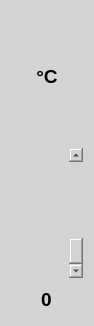
<?xml version="1.0" encoding="UTF-8"?>
<ui version="4.0">
 <class>Form</class>
 <widget class="QWidget" name="Form">
  <property name="geometry">
   <rect>
    <x>0</x>
    <y>0</y>
    <width>94</width>
    <height>326</height>
   </rect>
  </property>
  <property name="windowTitle">
   <string>Form</string>
  </property>
  <property name="styleSheet">
   <string notr="true">background:lightgray</string>
  </property>
  <layout class="QGridLayout" name="gridLayout" rowminimumheight="0,10,0,0">
   <item row="1" column="0">
    <widget class="QFrame" name="frame">
     <property name="frameShape">
      <enum>QFrame::NoFrame</enum>
     </property>
     <property name="frameShadow">
      <enum>QFrame::Raised</enum>
     </property>
     <layout class="QHBoxLayout" name="horizontalLayout_2">
      <property name="spacing">
       <number>3</number>
      </property>
      <property name="leftMargin">
       <number>3</number>
      </property>
      <property name="topMargin">
       <number>3</number>
      </property>
      <property name="rightMargin">
       <number>3</number>
      </property>
      <property name="bottomMargin">
       <number>3</number>
      </property>
      <item>
       <layout class="QVBoxLayout" name="verticalLayout">
        <property name="spacing">
         <number>2</number>
        </property>
        <item>
         <widget class="WLED" name="led10">
          <property name="state">
           <bool>false</bool>
          </property>
         </widget>
        </item>
        <item>
         <widget class="WLED" name="led9">
          <property name="state">
           <bool>false</bool>
          </property>
         </widget>
        </item>
        <item>
         <widget class="WLED" name="led8">
          <property name="color">
           <color>
            <red>255</red>
            <green>255</green>
            <blue>0</blue>
           </color>
          </property>
          <property name="state">
           <bool>false</bool>
          </property>
         </widget>
        </item>
        <item>
         <widget class="WLED" name="led7">
          <property name="color">
           <color>
            <red>255</red>
            <green>255</green>
            <blue>0</blue>
           </color>
          </property>
          <property name="state">
           <bool>false</bool>
          </property>
         </widget>
        </item>
        <item>
         <widget class="WLED" name="led6">
          <property name="color">
           <color>
            <red>0</red>
            <green>255</green>
            <blue>0</blue>
           </color>
          </property>
          <property name="state">
           <bool>false</bool>
          </property>
         </widget>
        </item>
        <item>
         <widget class="WLED" name="led5">
          <property name="color">
           <color>
            <red>0</red>
            <green>255</green>
            <blue>0</blue>
           </color>
          </property>
          <property name="state">
           <bool>false</bool>
          </property>
         </widget>
        </item>
        <item>
         <widget class="WLED" name="led4">
          <property name="color">
           <color>
            <red>0</red>
            <green>255</green>
            <blue>0</blue>
           </color>
          </property>
          <property name="state">
           <bool>false</bool>
          </property>
         </widget>
        </item>
        <item>
         <widget class="WLED" name="led3">
          <property name="color">
           <color>
            <red>0</red>
            <green>255</green>
            <blue>0</blue>
           </color>
          </property>
          <property name="state">
           <bool>false</bool>
          </property>
         </widget>
        </item>
        <item>
         <widget class="WLED" name="led2">
          <property name="color">
           <color>
            <red>0</red>
            <green>255</green>
            <blue>0</blue>
           </color>
          </property>
          <property name="state">
           <bool>false</bool>
          </property>
         </widget>
        </item>
        <item>
         <widget class="WLED" name="led1">
          <property name="color">
           <color>
            <red>0</red>
            <green>255</green>
            <blue>0</blue>
           </color>
          </property>
          <property name="state">
           <bool>false</bool>
          </property>
         </widget>
        </item>
        <item>
         <widget class="WLED" name="led0">
          <property name="color">
           <color>
            <red>0</red>
            <green>255</green>
            <blue>0</blue>
           </color>
          </property>
          <property name="state">
           <bool>false</bool>
          </property>
         </widget>
        </item>
       </layout>
      </item>
     </layout>
    </widget>
   </item>
   <item row="0" column="0" colspan="2">
    <widget class="QLabel" name="temperatureLabel">
     <property name="font">
      <font>
       <pointsize>14</pointsize>
       <weight>75</weight>
       <bold>true</bold>
      </font>
     </property>
     <property name="text">
      <string>&lt;html&gt;&lt;head/&gt;&lt;body&gt;&lt;p&gt;°C&lt;/p&gt;&lt;/body&gt;&lt;/html&gt;</string>
     </property>
     <property name="alignment">
      <set>Qt::AlignCenter</set>
     </property>
    </widget>
   </item>
   <item row="3" column="0" colspan="2">
    <widget class="QSpinBox" name="spinBox">
     <property name="font">
      <font>
       <pointsize>14</pointsize>
       <weight>75</weight>
       <bold>true</bold>
      </font>
     </property>
     <property name="styleSheet">
      <string notr="true"/>
     </property>
     <property name="frame">
      <bool>false</bool>
     </property>
     <property name="alignment">
      <set>Qt::AlignCenter</set>
     </property>
     <property name="readOnly">
      <bool>true</bool>
     </property>
     <property name="buttonSymbols">
      <enum>QAbstractSpinBox::NoButtons</enum>
     </property>
     <property name="maximum">
      <number>100</number>
     </property>
    </widget>
   </item>
   <item row="1" column="1">
    <widget class="QScrollBar" name="temperatureSettings">
     <property name="maximum">
      <number>100</number>
     </property>
     <property name="pageStep">
      <number>1</number>
     </property>
     <property name="value">
      <number>0</number>
     </property>
     <property name="orientation">
      <enum>Qt::Vertical</enum>
     </property>
     <property name="invertedAppearance">
      <bool>true</bool>
     </property>
     <property name="invertedControls">
      <bool>false</bool>
     </property>
    </widget>
   </item>
  </layout>
 </widget>
 <customwidgets>
  <customwidget>
   <class>WLED</class>
   <extends>QWidget</extends>
   <header>WLED.h</header>
  </customwidget>
 </customwidgets>
 <resources/>
 <connections>
  <connection>
   <sender>temperatureSettings</sender>
   <signal>valueChanged(int)</signal>
   <receiver>spinBox</receiver>
   <slot>setValue(int)</slot>
   <hints>
    <hint type="sourcelabel">
     <x>100</x>
     <y>260</y>
    </hint>
    <hint type="destinationlabel">
     <x>49</x>
     <y>346</y>
    </hint>
   </hints>
  </connection>
 </connections>
</ui>
